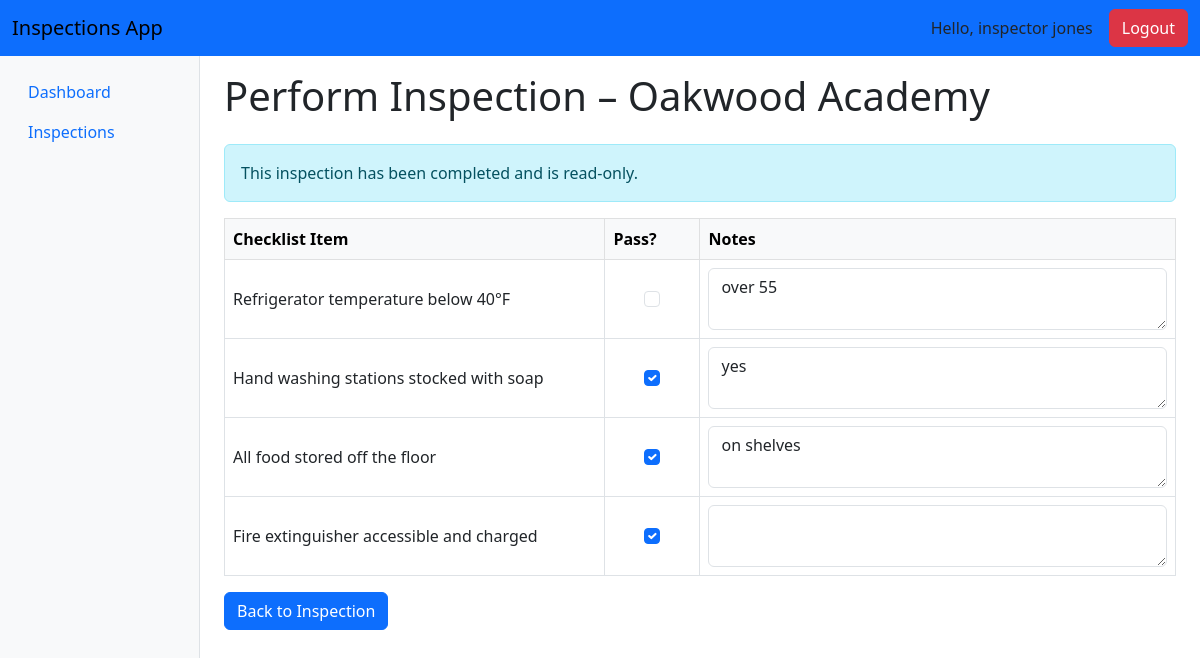
Page /inspections/1/perform/ (signed in) on the committed database.
### apps/inspections/models.py (models this page shows, shortened)
class Inspection(models.Model):
    class Status(models.TextChoices):
        PENDING = "PENDING", "Pending"
        COMPLETED = "COMPLETED", "Completed"
        FAILED = "FAILED", "Failed"
        PASSED = "PASSED", "Passed"
    school = models.ForeignKey(School, on_delete=models.CASCADE, related_name="inspections")
    inspector = models.ForeignKey(
        AppUser,
        on_delete=models.SET_NULL,
        null=True,
        blank=True,
        related_name="inspections_as_inspector",
        limit_choices_to={'role': AppUser.Role.INSPECTOR}
    )
    manager = models.ForeignKey(
        AppUser,
        on_delete=models.SET_NULL,
        null=True,
        blank=True,
        related_name="inspections_as_manager",
        limit_choices_to={'role': AppUser.Role.MANAGER}
    )
    checklist = models.ForeignKey(
        Checklist,
        on_delete=models.SET_NULL,
        null=True,
        blank=True,
        related_name="inspections"
    )
    date = models.DateField()
    status = models.CharField(max_length=20, choices=Status.choices, default=Status.PENDING)
    notes = models.TextField(blank=True, null=True)
    created_at = models.DateTimeField(auto_now_add=True)
    updated_at = models.DateTimeField(auto_now=True)
    class Meta:
        ordering = ['-date']
        verbose_name = "Inspection"
        verbose_name_plural = "Inspections"

class InspectionItem(models.Model):
    inspection = models.ForeignKey(Inspection, on_delete=models.CASCADE, related_name="inspection_items")
    checklist_item = models.ForeignKey(ChecklistItem, on_delete=models.CASCADE)
    passed = models.BooleanField(default=False)
    notes = models.TextField(blank=True, null=True)

### apps/schools/models.py (models this page shows, shortened)
class School(models.Model):
    name = models.CharField(max_length=255)
    address = models.CharField(max_length=255, blank=True, null=True)
    city = models.CharField(max_length=100, blank=True, null=True)
    state = models.CharField(max_length=100, blank=True, null=True)
    postal_code = models.CharField(max_length=10, blank=True, null=True)
    phone_number = models.CharField(max_length=10, blank=True, null=True)
    created_at = models.DateTimeField(auto_now_add=True)
    managers = models.ManyToManyField(
        AppUser,
        related_name="managed_schools",
        blank=True,
        limit_choices_to={'role': AppUser.Role.MANAGER}
    )
    kitchen_staff = models.ManyToManyField(
        AppUser,
        related_name="kitchen_schools",
        blank=True,
        limit_choices_to={'role': AppUser.Role.KITCHEN}
    )
    inspectors = models.ManyToManyField(
        AppUser,
        related_name="inspection_schools",
        blank=True,
        limit_choices_to={'role': AppUser.Role.INSPECTOR}
    )
    class Meta:
        verbose_name = "School"
        verbose_name_plural = "Schools"
        ordering = ['name']

### apps/checklists/models.py (models this page shows, shortened)
class ChecklistItem(models.Model):
    checklist = models.ForeignKey(Checklist, on_delete=models.CASCADE, related_name="items")
    text = models.CharField(max_length=255)
    order = models.PositiveIntegerField(default=0)
    class Meta:
        ordering = ['order']
        verbose_name = "Checklist Item"
        verbose_name_plural = "Checklist Items"

### apps/inspections/views.py (the view)
# urls.py: path("<int:pk>/perform/", views.inspection_perform, name="inspection_perform"),
@login_required
def inspection_perform(request, pk):
    inspection = get_object_or_404(
        Inspection.objects.select_related("school", "inspector", "manager", "checklist")
        .prefetch_related("inspection_items__checklist_item"),
        pk=pk
    )
    if request.user.appuser.role not in (AppUser.Role.ADMIN, AppUser.Role.INSPECTOR):
        raise PermissionDenied("You do not have permission to perform this inspection.")
    if request.user.appuser.role == AppUser.Role.INSPECTOR:
        if inspection.inspector != request.user.appuser:
            raise PermissionDenied("This inspection is not assigned to you.")
    is_completed = inspection.status in (
        inspection.Status.PASSED,
        inspection.Status.FAILED,
        inspection.Status.COMPLETED
    )
    ItemFormSet = InspectionItemFormSet(
        queryset=inspection.inspection_items.all(),
    )
    if request.method == "POST":
        formset = InspectionItemFormSet(request.POST, queryset=inspection.inspection_items.all())
        if formset.is_valid():
            formset.save()
            if "complete_inspection" in request.POST:
                failed_items = inspection.inspection_items.filter(passed=False).exists()
                if failed_items:
                    inspection.status = Inspection.Status.FAILED
                else:
                    inspection.status = Inspection.Status.PASSED
            else:
                inspection.status = Inspection.Status.PENDING  # Save as draft
            inspection.save()
            return redirect("inspections:inspection_detail", pk=inspection.pk)
    else:
        formset = ItemFormSet
    return render(request, "inspections/inspection_perform.html", {
        "inspection": inspection,
        "formset": formset,
        "is_completed": is_completed,
    })

### templates/inspections/inspection_perform.html (shortened to what this page needs)
{% extends "base.html" %}
{% block content %}
<div class="container-fluid">
    <h1 class="mb-4">
        Perform Inspection – {{ inspection.school.name }}
    </h1>
    {% if is_completed %}
        <div class="alert alert-info">
            This inspection has been completed and is read-only.
        </div>
    {% endif %}
    <form method="post">
        <table class="table table-bordered align-middle">
            <thead class="table-light">
                <tr>
                    <th style="width: 40%">Checklist Item</th>
                    <th style="width: 10%">Pass?</th>
                    <th>Notes</th>
                </tr>
            </thead>
            <tbody>
                {% for form in formset %}
                <tr>
                    <td>{{ form.instance.checklist_item.text }}</td>
                    <td class="text-center">
                        {{ form.passed }}
                    </td>
                    <td>
                        {{ form.notes }}
                    </td>
                </tr>
                {% endfor %}
            </tbody>
        </table>
        {% if not is_completed %}
            <div class="mt-4">
                <button type="submit" name="save_draft" class="btn btn-secondary">
                    Save as Draft
                </button>
                <button type="submit" name="complete_inspection" class="btn btn-primary ms-2">
                    Complete Inspection
                </button>
                <a href="{% url 'inspections:inspection_detail' inspection.pk %}"
                   class="btn btn-outline-dark ms-2">
                    Cancel
                </a>
            </div>
        {% else %}
            <a href="{% url 'inspections:inspection_detail' inspection.pk %}"
               class="btn btn-primary">Back to Inspection</a>
        {% endif %}
    </form>
</div>
{% endblock %}

### templates/base.html (shortened to what this page needs)
<!DOCTYPE html>
<html lang="en">
<head>
    <link href="https://cdn.jsdelivr.net/npm/bootstrap@5.3.0/dist/css/bootstrap.min.css" rel="stylesheet">
</head>
<body>
<nav class="navbar navbar-expand-lg navbar-light bg-primary">
    <div class="container-fluid">
        <a class="navbar-brand" href="#">Inspections App</a>
        <div class="d-flex align-items-center">
            <span class="me-3">Hello, {{ request.user.get_full_name }}</span>
            <form method="post" action="{% url 'logout' %}" class="d-inline">
                <button type="submit" class="btn btn-danger">Logout</button>
            </form>
        </div>
    </div>
</nav>
<div class="container-fluid">
    <div class="row">
        <div class="col-md-2 bg-light border-end vh-100">
            <nav class="nav flex-column pt-3">
                <a class="nav-link" href="{% url 'users:dashboard' %}">Dashboard</a>
                <a class="nav-link" href="{% url 'inspections:inspection_list' %}">Inspections</a>
            </nav>
        </div>
        <div class="col-md-10 pt-3">
            {% block content %}{% endblock %}
        </div>
    </div>
</div>
</body>
</html>

### rows in the picture
Inspection: school.name "Oakwood Academy"
InspectionItem: instance.checklist_item.text "Refrigerator temperature below 40°F"
InspectionItem: instance.checklist_item.text "Hand washing stations stocked with soap"
InspectionItem: instance.checklist_item.text "All food stored off the floor"
InspectionItem: instance.checklist_item.text "Fire extinguisher accessible and charged"

### other values in the picture
{{ request.user.get_full_name }} "inspector jones"
